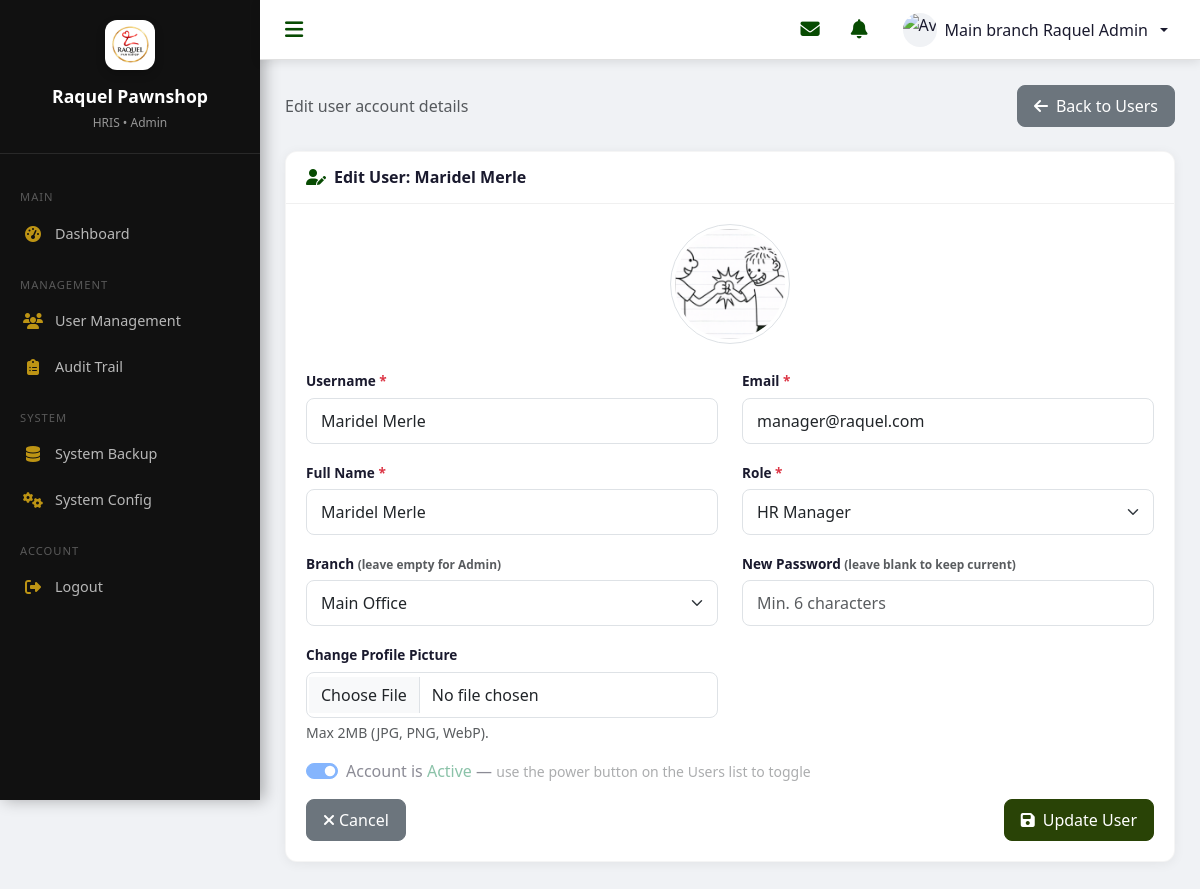
The page /admin/edit-user.php?id=2 (signed in) on the database its author committed.
### tables this page shows
CREATE TABLE users (
    user_id INT AUTO_INCREMENT PRIMARY KEY,
    username VARCHAR(50) NOT NULL UNIQUE,
    email VARCHAR(100) NOT NULL UNIQUE,
    password_hash VARCHAR(255) NOT NULL,
    full_name VARCHAR(100) NOT NULL,
    role ENUM('Admin', 'HR Manager', 'HR Supervisor', 'HR Staff') NOT NULL,
    branch_id INT NULL,
    profile_picture VARCHAR(255) NULL,
    is_active TINYINT(1) DEFAULT 1,
    created_at TIMESTAMP DEFAULT CURRENT_TIMESTAMP,
    updated_at TIMESTAMP DEFAULT CURRENT_TIMESTAMP ON UPDATE CURRENT_TIMESTAMP,
    deleted_at TIMESTAMP NULL DEFAULT NULL,
    CONSTRAINT fk_users_branch FOREIGN KEY (branch_id) REFERENCES branches(branch_id) ON DELETE SET NULL,
    INDEX idx_user_role (role),
    INDEX idx_user_status (is_active, deleted_at)
);

CREATE TABLE branches (
    branch_id INT AUTO_INCREMENT PRIMARY KEY,
    branch_name VARCHAR(100) NOT NULL,
    location VARCHAR(255) NOT NULL,
    is_active TINYINT(1) DEFAULT 1,
    created_at TIMESTAMP DEFAULT CURRENT_TIMESTAMP,
    updated_at TIMESTAMP DEFAULT CURRENT_TIMESTAMP ON UPDATE CURRENT_TIMESTAMP,
    deleted_at TIMESTAMP NULL DEFAULT NULL,
    INDEX idx_branch_status (is_active, deleted_at)
);

### includes/functions.php (called while the page is built, shortened)
<?php
function e($string)
{
    return htmlspecialchars($string ?? '', ENT_QUOTES, 'UTF-8');
}
?>

### admin/edit-user.php (the view, shortened to what this page needs)
<?php
require_once '../includes/session-check.php';
require_once '../includes/functions.php';
$uid = isset($_GET['id']) ? (int)$_GET['id'] : 0;
$stmt = $conn->prepare("SELECT * FROM users WHERE user_id = ?");
$stmt->bind_param("i", $uid);
$stmt->execute();
$user = $stmt->get_result()->fetch_assoc();
require_once '../includes/header.php';
$branches = $conn->query("SELECT * FROM branches ORDER BY branch_name");
?>
<div class="d-flex justify-content-between align-items-center mb-4">
    <p class="text-muted mb-0">Edit user account details</p>
    <a href="<?php echo BASE_URL; ?>/admin/users.php" class="btn btn-secondary">
        <i class="fas fa-arrow-left me-2"></i>Back to Users
    </a>
</div>
<div class="content-card">
    <div class="card-header">
        <h5><i class="fas fa-user-edit me-2"></i>Edit User: <?php echo e($user['full_name']); ?></h5>
    </div>
    <div class="card-body">
        <form method="POST" action="" enctype="multipart/form-data">
            <div class="row mb-4 text-center">
                <div class="col-12">
                    <div class="position-relative d-inline-block">
                        <?php if ($user['profile_picture']): ?>
                            <img src="<?php echo BASE_URL . '/' . e($user['profile_picture']); ?>"
                                 alt="Profile" class="rounded-circle img-thumbnail" style="width: 120px; height: 120px; object-fit: cover;">
                        <?php endif; ?>
                    </div>
                </div>
            </div>
            <div class="row">
                <div class="col-md-6 mb-3">
                    <label class="form-label">Username <span class="text-danger">*</span></label>
                    <input type="text" class="form-control" name="username"
                           value="<?php echo e($user['username']); ?>" required>
                </div>
                <div class="col-md-6 mb-3">
                    <label class="form-label">Email <span class="text-danger">*</span></label>
                    <input type="email" class="form-control" name="email"
                           value="<?php echo e($user['email']); ?>" required>
                </div>
            </div>
            <div class="row">
                <div class="col-md-6 mb-3">
                    <label class="form-label">Full Name <span class="text-danger">*</span></label>
                    <input type="text" class="form-control" name="full_name"
                           value="<?php echo e($user['full_name']); ?>" required>
                </div>
                <div class="col-md-6 mb-3">
                    <label class="form-label">Role <span class="text-danger">*</span></label>
                    <select class="form-select" name="role" required>
                        <option value="HR Manager"   <?php echo $user['role']==='HR Manager'   ? 'selected' : ''; ?>>HR Manager</option>
                    </select>
                </div>
            </div>
            <div class="row">
                <div class="col-md-6 mb-3">
                    <label class="form-label">Branch <small class="text-muted">(leave empty for Admin)</small></label>
                    <select class="form-select" name="branch_id">
                        <?php while ($branch = $branches->fetch_assoc()): ?>
                            <option value="<?php echo $branch['branch_id']; ?>"
                                <?php echo ($user['branch_id'] == $branch['branch_id']) ? 'selected' : ''; ?>>
                                <?php echo e($branch['branch_name']); ?>
                            </option>
                        <?php endwhile; ?>
                    </select>
                </div>
                <div class="col-md-6 mb-3">
                    <label class="form-label">
                        New Password
                        <small class="text-muted">(leave blank to keep current)</small>
                    </label>
                    <input type="password" class="form-control" name="password"
                           minlength="6" placeholder="Min. 6 characters">
                </div>
            </div>
            <div class="row">
                <div class="col-md-6 mb-3">
                    <label class="form-label">Change Profile Picture</label>
                    <input type="file" class="form-control" name="profile_picture" accept="image/*">
                    <div class="form-text">Max 2MB (JPG, PNG, WebP).</div>
                </div>
            </div>
            <div class="mb-3">
                <div class="form-check form-switch">
                    <input class="form-check-input" type="checkbox" id="isActiveToggle" disabled
                           <?php echo $user['is_active'] ? 'checked' : ''; ?>>
                    <label class="form-check-label" for="isActiveToggle">
                        Account is <?php echo $user['is_active'] ? '<span class="text-success">Active</span>' : '<span class="text-danger">Inactive</span>'; ?>
                        &mdash; <small class="text-muted">use the power button on the Users list to toggle</small>
                    </label>
                </div>
            </div>
            <div class="d-flex justify-content-between mt-3">
                <a href="<?php echo BASE_URL; ?>/admin/users.php" class="btn btn-secondary">
                    <i class="fas fa-times me-1"></i>Cancel
                </a>
                <button type="submit" class="btn btn-primary">
                    <i class="fas fa-save me-2"></i>Update User
                </button>
            </div>
        </form>
    </div>
</div>
<?php require_once '../includes/footer.php'; ?>

### assets/css/style.css (style rules this page uses)
:root { --primary-blue: #294306; --primary-light: #BD9414; --primary-dark: #1a2b04; --accent: #D71920; --bg-gray: #f0f2f5; --bg-white: #ffffff; --text-dark: #1a1a2e; --text-muted: #6c757d; --success: #28a745; --warning: #ffc107; --danger: #dc3545; --info: #17a2b8; --purple: #6f42c1; --sidebar-width: 260px; --sidebar-collapsed-width: 70px; --header-height: 60px; }
* { box-sizing: border-box; }
body { font-family: 'Segoe UI', Tahoma, Geneva, Verdana, sans-serif; background: var(--bg-gray); margin: 0; padding: 0; color: var(--text-dark); }
a { text-decoration: none; }
.content-card { background: var(--bg-white); border-radius: 12px; box-shadow: 0 2px 12px rgba(0, 0, 0, 0.06); margin-bottom: 20px; border: 1px solid rgba(0, 0, 0, 0.04); }
.content-card .card-header { padding: 16px 20px; border-bottom: 1px solid #f0f0f0; display: flex; align-items: center; justify-content: space-between; background: transparent; }
.content-card .card-header h5 { margin: 0; font-weight: 600; font-size: 1rem; color: var(--text-dark); }
.content-card .card-header h5 i { color: #074B02; }
.content-card .card-body { padding: 20px; }
.btn { border-radius: 8px; font-weight: 500; padding: 8px 16px; transition: all 0.2s; }
.btn-primary { background: var(--primary-blue); border-color: var(--primary-blue); }
.form-label { font-weight: 600; font-size: 0.85rem; color: var(--text-dark); margin-bottom: 6px; }
.form-control, .form-select { border-radius: 8px; padding: 10px 14px; border: 1.5px solid #dee2e6; transition: border-color 0.3s, box-shadow 0.3s; }

### rows shown on the page
users: full_name "Maridel Merle", profile_picture (picture), username "Maridel Merle", email "manager@raquel.com", role "HR Manager", branch_id "Main Office", is_active "☑"

### other values the page prints
$sys_pawnshop_name "Raquel Pawnshop"
$_SESSION['role'] "Admin"
$label "MAIN"
$item['label'] "Dashboard"
$label "MANAGEMENT"
$item['label'] "User Management"
$item['label'] "Audit Trail"
$label "SYSTEM"
$item['label'] "System Backup"
$item['label'] "System Config"
$_SESSION['full_name'] "Main branch Raquel Admin"
